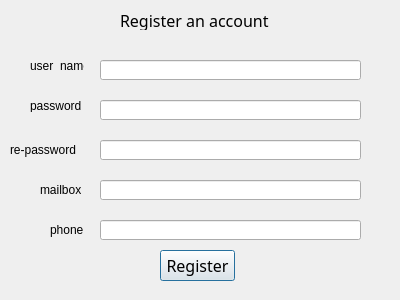
<?xml version="1.0" encoding="UTF-8"?>
<ui version="4.0">
 <class>RegisterDialog</class>
 <widget class="QDialog" name="RegisterDialog">
  <property name="geometry">
   <rect>
    <x>0</x>
    <y>0</y>
    <width>400</width>
    <height>300</height>
   </rect>
  </property>
  <property name="windowTitle">
   <string>Dialog</string>
  </property>
  <widget class="QLabel" name="label">
   <property name="geometry">
    <rect>
     <x>120</x>
     <y>10</y>
     <width>151</width>
     <height>20</height>
    </rect>
   </property>
   <property name="font">
    <font>
     <family>黑体</family>
     <pointsize>12</pointsize>
    </font>
   </property>
   <property name="text">
    <string>Register an account</string>
   </property>
  </widget>
  <widget class="QLabel" name="label_2">
   <property name="geometry">
    <rect>
     <x>30</x>
     <y>60</y>
     <width>54</width>
     <height>12</height>
    </rect>
   </property>
   <property name="text">
    <string>user_name</string>
   </property>
  </widget>
  <widget class="QLabel" name="label_3">
   <property name="geometry">
    <rect>
     <x>30</x>
     <y>100</y>
     <width>54</width>
     <height>12</height>
    </rect>
   </property>
   <property name="text">
    <string>password</string>
   </property>
  </widget>
  <widget class="QLabel" name="label_4">
   <property name="geometry">
    <rect>
     <x>10</x>
     <y>140</y>
     <width>71</width>
     <height>20</height>
    </rect>
   </property>
   <property name="text">
    <string>re-password</string>
   </property>
  </widget>
  <widget class="QLabel" name="label_5">
   <property name="geometry">
    <rect>
     <x>40</x>
     <y>180</y>
     <width>41</width>
     <height>20</height>
    </rect>
   </property>
   <property name="text">
    <string>mailbox</string>
   </property>
  </widget>
  <widget class="QLabel" name="label_6">
   <property name="geometry">
    <rect>
     <x>50</x>
     <y>220</y>
     <width>41</width>
     <height>20</height>
    </rect>
   </property>
   <property name="text">
    <string>phone</string>
   </property>
  </widget>
  <widget class="QPushButton" name="pushBtn">
   <property name="geometry">
    <rect>
     <x>160</x>
     <y>250</y>
     <width>75</width>
     <height>31</height>
    </rect>
   </property>
   <property name="font">
    <font>
     <family>黑体</family>
     <pointsize>12</pointsize>
    </font>
   </property>
   <property name="text">
    <string>Register</string>
   </property>
  </widget>
  <widget class="QLineEdit" name="nameLine">
   <property name="geometry">
    <rect>
     <x>100</x>
     <y>60</y>
     <width>261</width>
     <height>20</height>
    </rect>
   </property>
  </widget>
  <widget class="QLineEdit" name="pswLine">
   <property name="geometry">
    <rect>
     <x>100</x>
     <y>100</y>
     <width>261</width>
     <height>20</height>
    </rect>
   </property>
   <property name="echoMode">
    <enum>QLineEdit::Password</enum>
   </property>
  </widget>
  <widget class="QLineEdit" name="repswLine">
   <property name="geometry">
    <rect>
     <x>100</x>
     <y>140</y>
     <width>261</width>
     <height>20</height>
    </rect>
   </property>
   <property name="echoMode">
    <enum>QLineEdit::Password</enum>
   </property>
  </widget>
  <widget class="QLineEdit" name="mailLine">
   <property name="geometry">
    <rect>
     <x>100</x>
     <y>180</y>
     <width>261</width>
     <height>20</height>
    </rect>
   </property>
  </widget>
  <widget class="QLineEdit" name="phoneLine">
   <property name="geometry">
    <rect>
     <x>100</x>
     <y>220</y>
     <width>261</width>
     <height>20</height>
    </rect>
   </property>
  </widget>
 </widget>
 <resources/>
 <connections/>
</ui>
